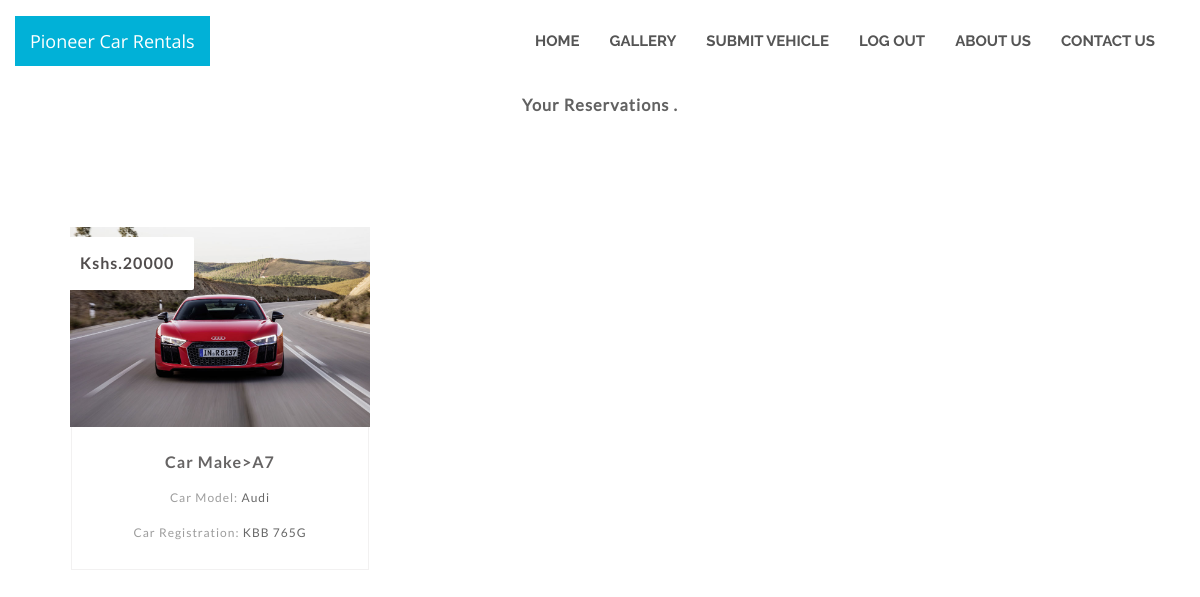
The app's page /reservations.php with its own data.
### tables this page shows
CREATE TABLE IF NOT EXISTS `cars` (
`car_id` int(11) NOT NULL,
  `car_name` varchar(255) NOT NULL,
  `car_type` varchar(255) NOT NULL,
  `image` text NOT NULL,
  `hire_cost` int(11) NOT NULL,
  `registration` varchar(120) NOT NULL
);

### reservations.php (the view, shortened to what this page needs)
<!DOCTYPE html>
<html lang="en">
<head>
  <link rel="stylesheet" href="css/flexslider.css">
  <link rel="stylesheet" href="css/bootstrap.min.css">
  <link rel="stylesheet" href="css/font-awesome.min.css">
  <link rel="stylesheet" href="css/style.css">
    <link rel="stylesheet" type="text/css" href="css/responsive.css">
</head>
    <div id="main-nav">
      <nav class="navbar">
        <div class="container">
          <div class="navbar-header">
            <a href="index.html" class="navbar-brand">Pioneer Car Rentals</a>
          </div>
          <div class="navbar-collapse collapse" id="ftheme">
            <ul class="nav navbar-nav navbar-right">
              <li><a href="index.html">home</a></li>
               <li><a href="gallery.php">Gallery</a></li>
               <li><a href="add.php">submit vehicle </a></li>
              <li><a href="registration.php">Log Out</a></li>
              <li><a href="about.php">about us</a></li>
              <li><a href="contact.php">contact us</a></li>
            </ul>
          </div>
        </div>
      </nav>
    </div>
<body>
   <center><h3>Your Reservations . </h3><center>
  <section class="listings">
    <div class="wrapper">
      <ul class="properties_list">
      <?php
            include 'includes/config.php';
            $sel = "SELECT image,registration,car_type,car_name,hire_cost FROM cars JOIN client ON cars.car_id=client.car_id";
            $rs = $conn->query($sel);
            while($rws = $rs->fetch_assoc()){
      ?>
        <li>
          <a href="view_reservations.php?id=<?php echo $rws['car_id'] ?>">
            <img class="thumb" src="cars/<?php echo $rws['image'];?>" width="300" height="200">
          </a>
          <span class="price"><?php echo 'Kshs.'.$rws['hire_cost'];?></span>
          <div class="property_details">
            <h1>
              <?php echo 'Car Make>'.$rws['car_type'];?></a>
            </h1>
            <h2>Car Model: <span class="property_size"><?php echo $rws['car_name'];?></span></h2>
            <h2>Car Registration: <span class="property_size"><?php echo $rws['registration'];?></span></h2>
          </div>
        </li>
      <?php
        }
      ?>
      </ul>
    </div>
  </section>
</body>
</html>

### css/style.css (style rules this page uses)
body { font-family: 'Open Sans', sans-serif; font-size: 14px; font-size: normal; font-smooth: always; -webkit-font-smoothing: antialiased; -moz-font-smoothing: antialiased; }
a { text-decoration: none; -moz-transition: all linear .3s; -webkit-transition: all linear .3s; -o-transition: all linear .3s; transition: all linear .3s; }
img { max-width: 100%; }
ul { list-style: none; padding: 0; margin: 0; }
.container { position: relative; z-index: 3; }
#main-nav { padding: 15px 0; }
.navbar { margin:0; }
#main-nav .navbar-header a { background-color: #01b1d7; color: #fff; }
#main-nav .navbar-right { margin-top: 10px; }
#main-nav .navbar-right li > a { font-family: 'Raleway', sans-serif; font-size: 15px; font-weight: 700; line-height: 30px; color: #555; padding-top: 0; padding-bottom: 0; text-transform: uppercase; }

### css/responsive.css (style rules this page uses)
body { background: #fff; }
.wrapper { max-width: 1100px; margin: 0 auto; position: relative; }
h1, h2, h3, h4, h5 ,h6 { color: #626262; font-family: "lato-regular", Helvetica, Arial, sans-serif; letter-spacing: 1px; }
h1 { font-size: 2em; margin: .67em 0 }
h2 { font-size: 1.5em; margin: .75em 0 }
h3 { font-size: 1.17em; margin: .83em 0 }
h1, h2, h3, h4, h5, h6 { font-weight: bolder }
.listings { padding: 100px 0; }
.listings ul.properties_list { list-style: none; overflow: hidden; }
.listings ul.properties_list li { display: block; width: 30.90909090909091%; height: auto; position: relative; float: left; margin: 0 3.636363636363636% 3.636363636363636% 0; }
.listings ul.properties_list li .price { position: absolute; top: 10px; left: 10px; padding: 15px 20px; background: #ffffff; color: #514d4d; font-family: "lato-bold", Helvetica, Arial, sans-serif; font-size: 16px; font-weight: bold; letter-spacing: 1px; border-radius: 2px; -webkit-border-radius: 2px; -moz-border-radius: 2px; -o-border-radius: 2px; }
.listings ul li .property_details { width: 87.64705882352941%; padding: 2.941176470588235% 5.882352941176471% 4.117647058823529% 5.882352941176471%; border-bottom: 1px solid #f2f1f1; border-left: 1px solid #f2f1f1; border-right: 1px solid #f2f1f1; transition: all .2s linear; -webkit-transition: all .2s linear; -moz-transition: all .2s linear; -o-transition: all .2s linear; }
.listings ul li .property_details h1 { color: #666464; font-family: "lato-bold", Helvetica, Arial, sans-serif; font-size: 16px!important; font-weight: bold; margin-bottom: 5px; line-height: 28px; }
.listings ul li .property_details h2 { color: #9d9d9d; font-family: "lato-regular", Helvetica, Arial, sans-serif; font-size: 12px; line-height: 26px; font-weight: normal; }
.listings ul li .property_details .property_size { color: #676767; }

### records on screen
cars: image (picture), hire_cost "20000", car_type "A7", car_name "Audi", registration "KBB 765G"
